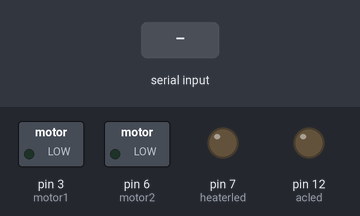
This sketch was run on a simulated Arduino Uno, built with avr-gcc and run on an emulated ATmega328P. On the bench: switched loads named in the sketch (green lamp = pin HIGH), output pins drawn as LEDs (lit = HIGH). The inputs (shaded band) are chosen by the test bench.

Above: at 1.2 s.
1.3 s: "a" received over Serial
At 2.5 s:
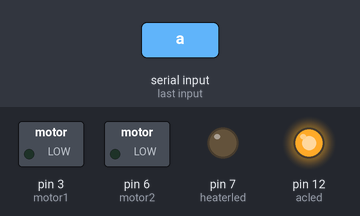
2.8 s: "b" received over Serial
At 3.1 s:
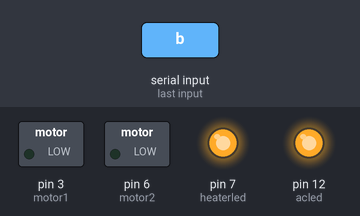
4.3 s: "c" received over Serial
At 9.7 s:
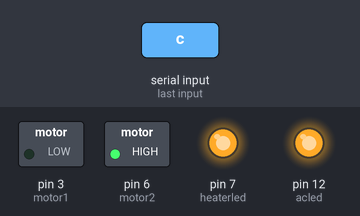
Timing chart, 0 to 11.2 s (numbered marks = the images above; inputs shaded):
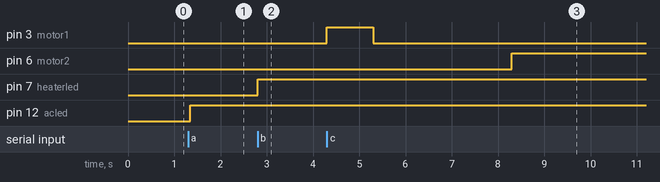

Measured:
- after the input at 1.3 s, pin 12 (acled): LOW → HIGH after 0.05 s
- after the input at 2.8 s, pin 7 (heaterled): LOW → HIGH at once
- after the input at 4.3 s, pin 3 (motor1): LOW → HIGH at once, → LOW 1.0 s later; pin 6 (motor2): LOW → HIGH after 4.0 s

The sketch:

SmartHouse.ino
```cpp
#include<SoftwareSerial.h>
int motor1 =3;//connected to the motor
int motor2 =6;
int acled =12;//led to indicate the circuit to the AC
int heaterled= 7;//led to ndicate the circuit to the heater
int lights =10;//controls for the lights of the room
void setup() {
  // put your setup code here, to run once:
 Serial.begin(9600);
pinMode(motor1,OUTPUT);
pinMode(motor2,OUTPUT);
pinMode(acled,OUTPUT);
pinMode(heaterled,OUTPUT);

}

void loop() {
  //digitalWrite(acled,HIGH);
  // put your main code here, to run repeatedly:
if(Serial.available()>0)
{
  char data=Serial.read();
  if(data=='a') digitalWrite(acled,HIGH);//for the ac
  if(data=='b') digitalWrite(heaterled,HIGH);//for the heater
  if(data=='c') //for the motor of garage
  {
    digitalWrite(motor1,HIGH);
    digitalWrite(motor2,LOW);
    delay(1000);
    digitalWrite(motor1,LOW);
    digitalWrite(motor2,LOW);
    delay(3000);
    digitalWrite(motor1,LOW);
    digitalWrite(motor2,HIGH);

    }
  if(data=='d') digitalWrite(lights,HIGH);
}
delay(50);
}
```
